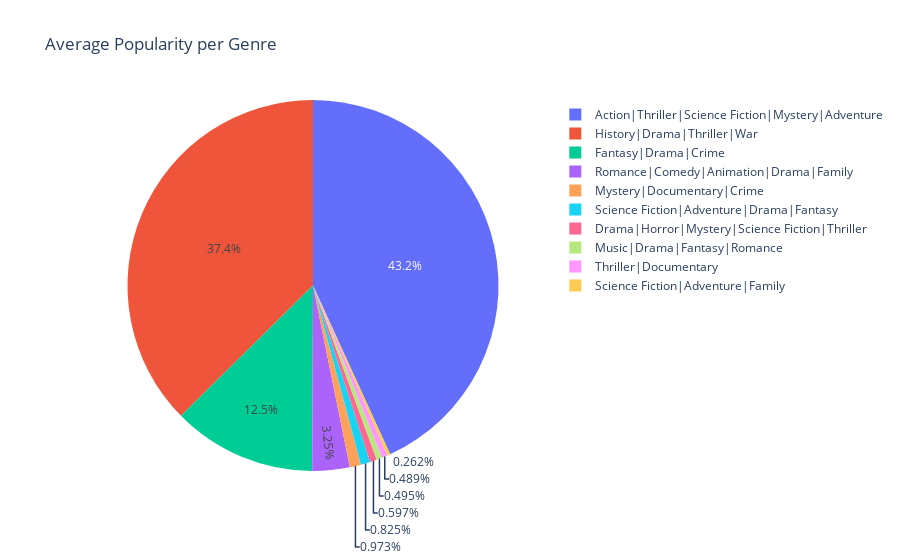

The cell this chart's notebook holds for it:
### Markdown cell above
(e) Plotting popularity per movie genre for the top 10 to get the rankings

### Code cell
pie_chart(top_ten)

### Figure 1 — Plotly figure (JSON) as saved in the notebook; plotly's stock layout.template omitted (floating-point values rounded to 4 significant figures)
{"data": [{"domain": {"x": [0, 1], "y": [0, 1]}, "hovertemplate": "genres=%{label}<br>popularity=%{value}<extra></extra>", "labels": ["Drama|Horror|Mystery|Science Fiction|Thriller", "Music|Drama|Fantasy|Romance", "Thriller|Documentary", "Science Fiction|Adventure|Family", "History|Drama|Thriller|War", "Fantasy|Drama|Crime", "Mystery|Documentary|Crime", "Romance|Comedy|Animation|Drama|Family", "Science Fiction|Adventure|Drama|Fantasy", "Action|Thriller|Science Fiction|Mystery|Adventure"], "legendgroup": "", "name": "", "showlegend": true, "type": "pie", "values": [0.1295, 0.1073, 0.1061, 0.05678, 8.111, 2.719, 0.2111, 0.7057, 0.1789, 9.364]}], "layout": {"legend": {"tracegroupgap": 0}, "title": {"text": "Average Popularity per Genre"}}}
